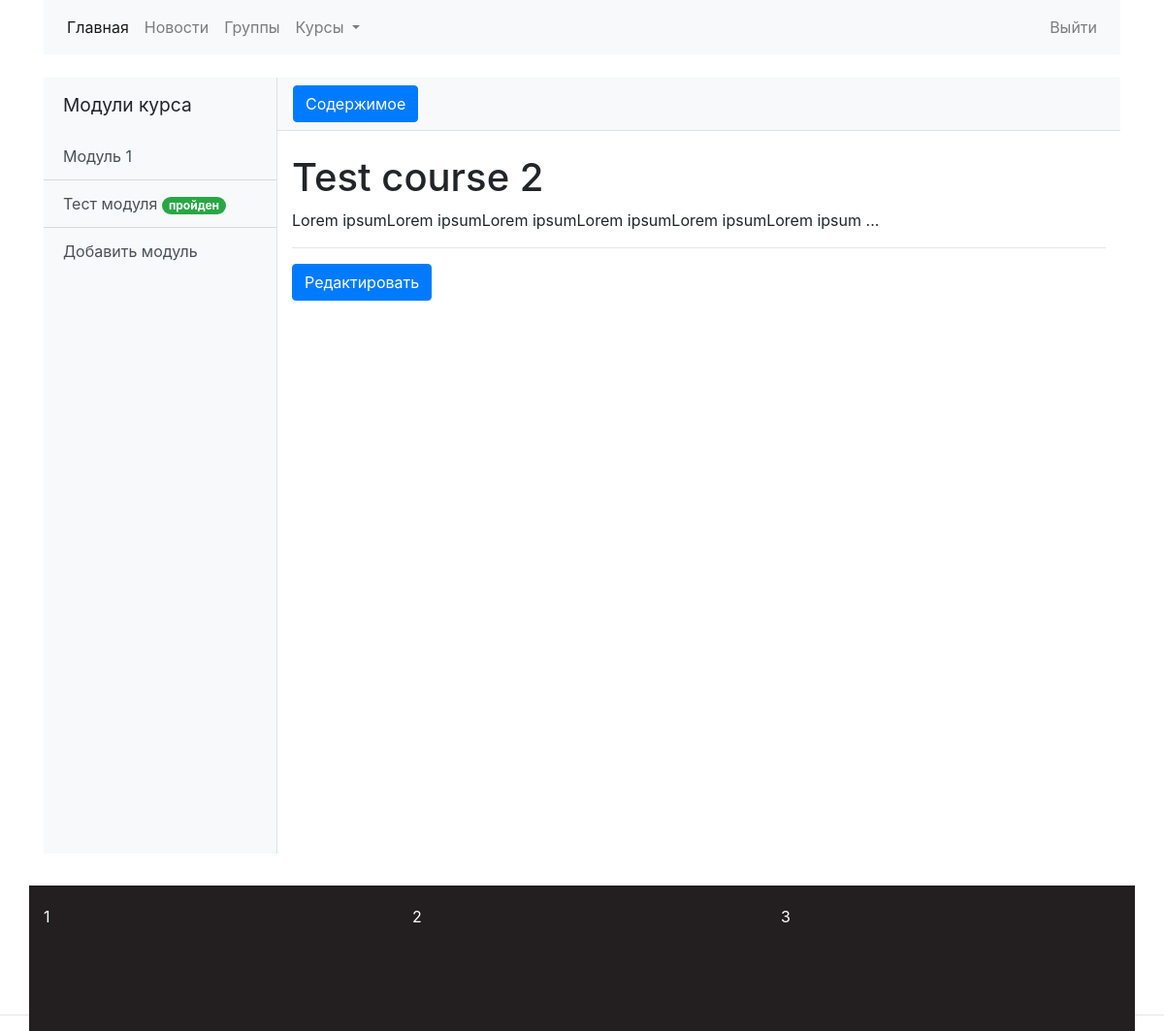
Before: /courses/3 (signed in) with the older database file.
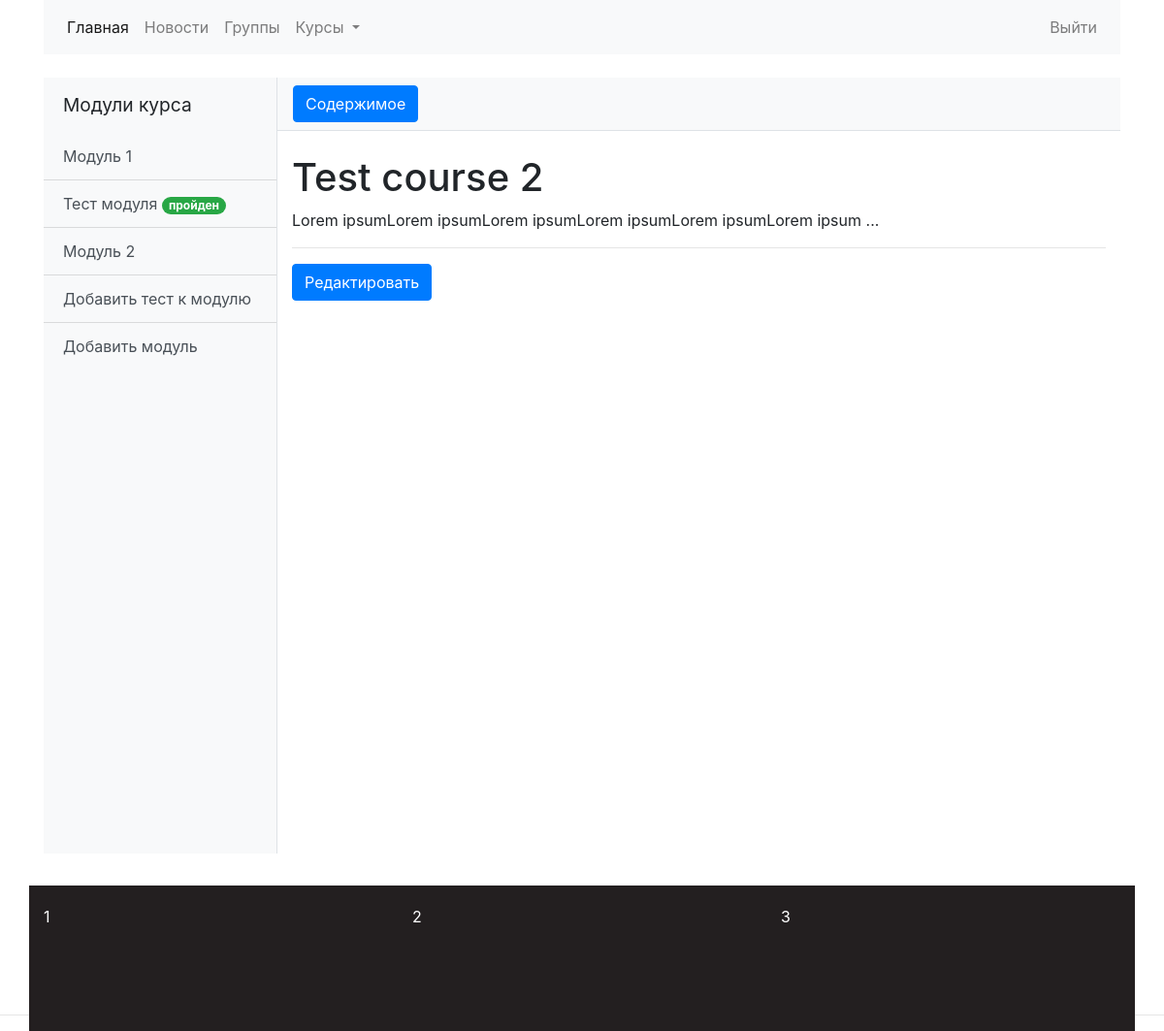
After: the same page with the newer database file.
### courses/models.py (models this page shows, shortened)
class CourseAbstractModel(models.Model):
    title = models.CharField(max_length=200, blank=False)
    slug = models.SlugField(max_length=200, unique=True)
    owner = models.ForeignKey(settings.AUTH_USER_MODEL, on_delete=models.CASCADE)
    create_date = models.DateTimeField(auto_now_add=True)
    update_date = models.DateTimeField(auto_now=True)
    class Meta:
        abstract = True
    def __str__(self):
        return self.title

class Module(CourseAbstractModel):
    course = models.ForeignKey(Course, on_delete=models.CASCADE)
    description = RichTextField(blank=True, null=True)
    content = RichTextUploadingField(blank=True, null=True)

class ModuleTest(CourseAbstractModel):
    module = models.OneToOneField(Module, on_delete=models.CASCADE)

### courses/views.py (the view)
# urls.py: path('<int:pk>', views.CourseDetailView.as_view(), name='course_detail'),
class CourseDetailView(DetailView):
    model = models.Course
    template_name = 'courses/course_detail.html'
    context_object_name = 'course'

### courses/templatetags/user_filter.py (called while the page is built)
@register.filter(name="filter_for_user")
def filter_for_user(model, user):
    object = model.filter(user=user)
    if object.count() > 0:
        return object
    else:
        return None

### courses/templates/courses/course_detail.html (shortened to what this page needs)
{% extends 'index/base.html'%}
{% block body %}
<div class="d-flex" id="wrapper">
    {% include 'courses/module_sidebar.html' %}
    <div id="page-content-wrapper">
        <nav class="navbar navbar-expand-lg navbar-light bg-light border-bottom">
            <button class="btn btn-primary" id="menu-toggle">Содержимое</button>
        </nav>
        <div class="container-fluid">
            <h1 class="mt-4">
                {{ course.title }}</h1>
            {{ course.overview|safe }}
            <hr>
            {% if user.is_staff %}
            <a href="{% url 'content_admin:course_update' pk=course.pk %}" class="btn btn-primary">Редактировать</a>
            {% endif%}
        </div>
    </div>
    {% endblock %}

### courses/templates/courses/module_sidebar.html
{% load user_filter %}
{% if course.module_set %}
<div class="bg-light border-right" id="sidebar-wrapper">
    <div class="sidebar-heading">Модули курса</div>
    <div class="list-group list-group-flush">
        {% for class_module in course.module_set.all %}
        <a href="{% url 'courses:module_detail' class_module.id %}" class="list-group-item list-group-item-action bg-light
                      {% if class_module == module %}disabled{% endif %}">
            {{ class_module }}
        </a>
        {% if class_module.moduletest %}
        <a href="{% url 'courses:module_test' class_module.moduletest.id %}"
           class="list-group-item list-group-item-action bg-light">{{ class_module.moduletest.title }}
            {% with test_status=class_module.moduletest.studentmoduleteststatus_set.all|filter_for_user:user %}
            {% if test_status.get.passed %}
            <span class="badge badge-success badge-pill">пройден</span>
            {% else %}
            <span class="badge badge-primary badge-pill">не пройден</span>
            {% endif %}
            {% endwith %}
        </a>
        {% else %}
            {% if user.is_staff %}
            <a href="{% url 'content_admin:module_test_create' course_pk=course.pk module_pk=class_module.pk %}"
               class="list-group-item list-group-item-action bg-light">
                Добавить тест к модулю
            </a>
            {% endif %}
        {% endif %}
        {% endfor %}
        {% if user.is_staff %}
        <a href="{% url 'content_admin:module_create' course_pk=course.pk %}"
           class="list-group-item list-group-item-action bg-light">
            Добавить модуль
        </a>
        {% endif%}
    </div>
</div>
{% endif %}

Changed rows visible on the page:
added Module: title "Модуль 2", shows "Добавить тест к модулю"
